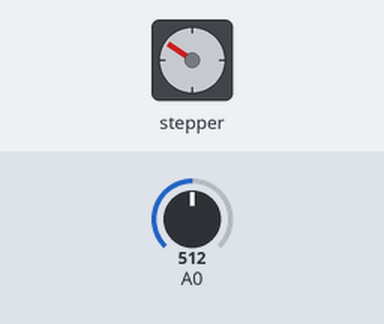
This sketch was run on a simulated Arduino Uno, built with avr-gcc and run on an emulated ATmega328P. On the bench: stepper motor. Wiring (inferred from the names in the program): stepper motor driver (200 steps per turn assumed): step pin 10; direction pin 9. The inputs (shaded band) are chosen by the test bench; at power-on: A0 = 512. What the sketch prints to the serial monitor is not drawn.

Above: at 0.4 s.
Timing chart, 0 to 1.9 s (numbered marks = the images above):
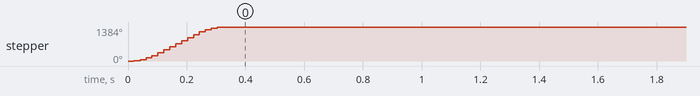

The sketch:

stepControl.ino
```cpp
/** LINEAR STEPPER ACCELERATION

    Authors       : Zaky Hussein, Priyanka Deo
    Last Modified : June 6th, 2018

    The following program linearly accelerates a stepper motor to bring it to a maximum frequency, runs it at the frequency for a set time,
    then decelerates it back to a minimum frequency. Then it changes the direction of rotation and repeats the sequence.
*/

// INPUTS
const double strokeLength = 20;                                                     // [mm] stroke length to cover in a half cycle
const double totalTime = .3;                                                         // [s] time for one half cycle/full stroke length

// DECLARING CONSTANTS
const double peakTime = sqrt(pow(totalTime, 2) - 3840 * strokeLength / pow(10, 6)); // [s] time for which max frequency should be maintained
const double startFreq = 250;                                                       // [Hz] min value of 62 Hz by precision of delayMicroseconds
const double maxFreq = pow(10, 6) * (totalTime - peakTime) / 48;
const double finalPeriod = 1 / (maxFreq) * pow(10, 6);                              // [us] final period corresponding to maximum frequency
const double basePeriod = 1 / (startFreq) * pow(10, 6);                             // [us] base period or the period to ramp up from and ramp down to
const double df = 135;                                                              // [Hz] frequency increments
unsigned int dt = 2950;                                                             // [us] time increments
const byte DIR = 9;                                                                 // direction pin on Arduino board
const byte STEP = 10;                                                               // clock pin on Arduino board
const double pulseAcceleration  = df / dt * pow(10, 6);                             // [s^-2] frequency acceleration rate
const double nPulses = ((maxFreq - startFreq) / 2.0) * .024 * maxFreq * .001;
const double constPulses = maxFreq * peakTime;
int sensor;

// NON CONSTANT VARIABLES
double period = basePeriod;
unsigned long initialTime;
double freq = startFreq;
unsigned long stepCount = 0;
unsigned long initialTime2;

// SETUP
void setup() {
  pinMode(DIR, OUTPUT);
  pinMode(STEP, OUTPUT);
  pinMode(A0, INPUT);
  digitalWrite(DIR, HIGH);   //LOW -> TOWARDS MOTOR
  digitalWrite(STEP, LOW);
    Serial.begin(2000000);
  //  Serial.print(peakTime);
  //  Serial.print(" ");
  //  Serial.print(nPulses);
  //  Serial.print(" ");
  //  Serial.print(maxFreq);
    sensor = analogRead(A0);
  //  Serial.print(" ");
    Serial.println(sensor);


  stepCount = 0;
  //Add delay between changing directions to match Gauss curve
  // DIRECTION
  //digitalWrite(DIR, !digitalRead(DIR));
  // initialTime2 = millis();
  initialTime2 = millis();
  // RAMP UP TO MAX FREQUENCY
  while (stepCount < nPulses && freq < maxFreq) {
    initialTime = micros();
    while (micros() - initialTime < dt) {
      digitalWrite(STEP, HIGH);
      delayMicroseconds(period / 2.0);
      digitalWrite(STEP, LOW);
      delayMicroseconds(period / 2.0);
      stepCount++;
      if (stepCount >= nPulses)
        break;
    }
    freq += df;
    period = 1 / freq * pow(10, 6);
  }
  //  Serial.print(millis() - initialTime2);
  //  Serial.print(" ");
  //  Serial.print((double)stepCount / 40.0);
  //  Serial.print(" ");
  //  Serial.println(freq);

  // REMAIN AT MAX FREQUENCY
  stepCount = 0;
  initialTime = millis();
  for (int i = 0; i < constPulses; i++) {
    digitalWrite(STEP, HIGH);
    delayMicroseconds(period / 2.0);
    digitalWrite(STEP, LOW);
    delayMicroseconds(period / 2.0);
    // freq = 1 / finalPeriod * pow(10,6);
    // Serial.println(freq);
    stepCount++;
  }

  //  Serial.print(millis() - initialTime);
  //  Serial.print(" ");
  //  Serial.print((double)stepCount / 40.0);
  //  Serial.print(" ");
  //  Serial.println(freq);

  // RAMP DOWN FROM MAX FREQUENCY
//  initialTime2 = millis();
  stepCount = 0;
  while (freq > startFreq)  {
    initialTime = micros();
    while (micros() - initialTime < dt) {
      digitalWrite(STEP, HIGH);
      delayMicroseconds(period / 2.0);
      digitalWrite(STEP, LOW);
      delayMicroseconds(period / 2.0);
      stepCount++;
      //       if(stepCount>=nPulses)
      //        break;
    }
    freq -= df;
    // freq = 1 / period * pow(10,6);
    // Serial.println(freq);
    period = 1 / freq * pow(10, 6);
  }
    sensor = analogRead(A0);
  //  Serial.print(millis() - initialTime2);
  //  Serial.print(" ");
  //  Serial.print((double)stepCount / 40.0);
  //  Serial.print(" ");
  //  Serial.println(freq);
  //Serial.print(" ");
    Serial.println(millis()-initialTime2);
  Serial.println(sensor);


}

void loop() {
}
```

Measured:
- by itself, stepper: turns 1384° clockwise in 0.30 s
